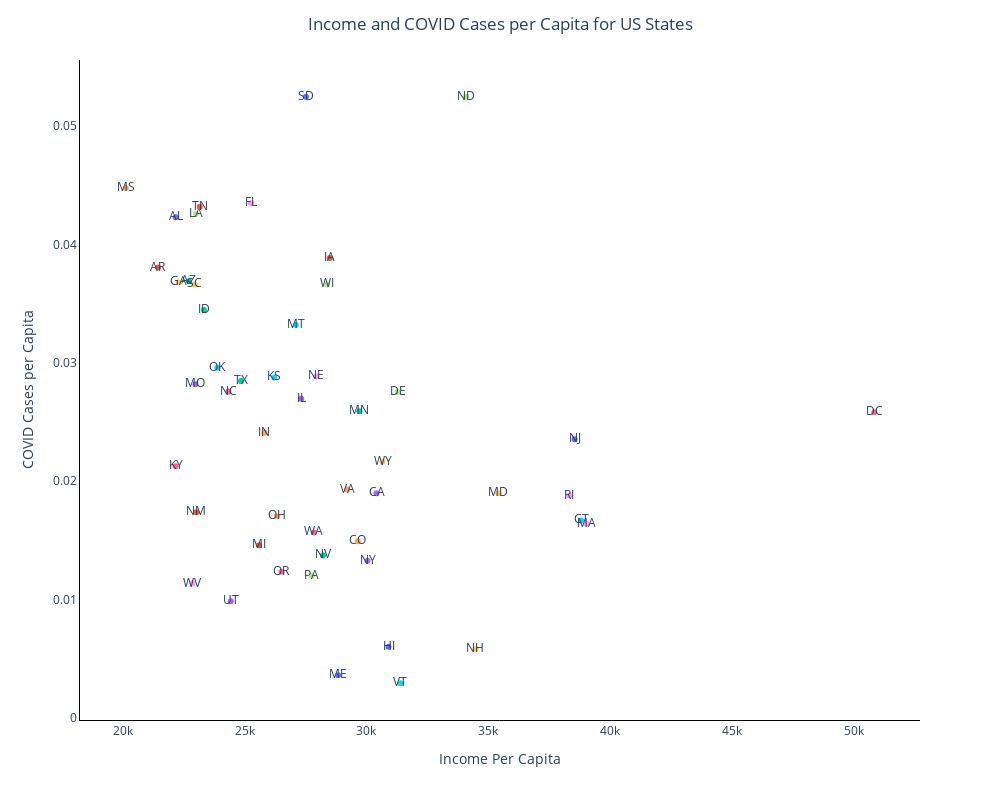

The notebook cell saved with this chart:
### Code cell
fig = px.scatter(states_only, x='Income Per Capita', y='COVID Cases per Capita', color='State', text='State'
                , width = 1000, height = 800)
fig.layout.update(title_text='Income and COVID Cases per Capita for US States', title_x = 0.5,
                  showlegend=False, plot_bgcolor = "rgba(0,0,0,0)"
                  , xaxis = dict(showgrid = True, visible = True, linecolor="black", )
                  , yaxis = dict(linecolor="black", showgrid=True, visible = True))
fig.show()

### Figure 1 — Plotly figure (JSON) as saved in the notebook; plotly's stock layout.template omitted (floating-point values rounded to 4 significant figures)
{"data": [{"hovertemplate": "State=%{text}<br>Income Per Capita=%{x}<br>COVID Cases per Capita=%{y}<extra></extra>", "legendgroup": "AL", "marker": {"color": "#636efa", "symbol": "circle"}, "mode": "markers+text", "name": "AL", "orientation": "v", "showlegend": true, "text": ["AL"], "type": "scatter", "x": [22180.0], "xaxis": "x", "y": [0.04229], "yaxis": "y"}, {"hovertemplate": "State=%{text}<br>Income Per Capita=%{x}<br>COVID Cases per Capita=%{y}<extra></extra>", "legendgroup": "AR", "marker": {"color": "#EF553B", "symbol": "circle"}, "mode": "markers+text", "name": "AR", "orientation": "v", "showlegend": true, "text": ["AR"], "type": "scatter", "x": [21450.0], "xaxis": "x", "y": [0.03805], "yaxis": "y"}, {"hovertemplate": "State=%{text}<br>Income Per Capita=%{x}<br>COVID Cases per Capita=%{y}<extra></extra>", "legendgroup": "AZ", "marker": {"color": "#00cc96", "symbol": "circle"}, "mode": "markers+text", "name": "AZ", "orientation": "v", "showlegend": true, "text": ["AZ"], "type": "scatter", "x": [22710.0], "xaxis": "x", "y": [0.03688], "yaxis": "y"}, {"hovertemplate": "State=%{text}<br>Income Per Capita=%{x}<br>COVID Cases per Capita=%{y}<extra></extra>", "legendgroup": "CA", "marker": {"color": "#ab63fa", "symbol": "circle"}, "mode": "markers+text", "name": "CA", "orientation": "v", "showlegend": true, "text": ["CA"], "type": "scatter", "x": [30420.0], "xaxis": "x", "y": [0.01898], "yaxis": "y"}, {"hovertemplate": "State=%{text}<br>Income Per Capita=%{x}<br>COVID Cases per Capita=%{y}<extra></extra>", "legendgroup": "CO", "marker": {"color": "#FFA15A", "symbol": "circle"}, "mode": "markers+text", "name": "CO", "orientation": "v", "showlegend": true, "text": ["CO"], "type": "scatter", "x": [29650.0], "xaxis": "x", "y": [0.01492], "yaxis": "y"}, {"hovertemplate": "State=%{text}<br>Income Per Capita=%{x}<br>COVID Cases per Capita=%{y}<extra></extra>", "legendgroup": "CT", "marker": {"color": "#19d3f3", "symbol": "circle"}, "mode": "markers+text", "name": "CT", "orientation": "v", "showlegend": true, "text": ["CT"], "type": "scatter", "x": [38810.0], "xaxis": "x", "y": [0.01668], "yaxis": "y"}, {"hovertemplate": "State=%{text}<br>Income Per Capita=%{x}<br>COVID Cases per Capita=%{y}<extra></extra>", "legendgroup": "DC", "marker": {"color": "#FF6692", "symbol": "circle"}, "mode": "markers+text", "name": "DC", "orientation": "v", "showlegend": true, "text": ["DC"], "type": "scatter", "x": [50832], "xaxis": "x", "y": [0.02583], "yaxis": "y"}, {"hovertemplate": "State=%{text}<br>Income Per Capita=%{x}<br>COVID Cases per Capita=%{y}<extra></extra>", "legendgroup": "DE", "marker": {"color": "#B6E880", "symbol": "circle"}, "mode": "markers+text", "name": "DE", "orientation": "v", "showlegend": true, "text": ["DE"], "type": "scatter", "x": [31280.0], "xaxis": "x", "y": [0.02754], "yaxis": "y"}, {"hovertemplate": "State=%{text}<br>Income Per Capita=%{x}<br>COVID Cases per Capita=%{y}<extra></extra>", "legendgroup": "FL", "marker": {"color": "#FF97FF", "symbol": "circle"}, "mode": "markers+text", "name": "FL", "orientation": "v", "showlegend": true, "text": ["FL"], "type": "scatter", "x": [25270.0], "xaxis": "x", "y": [0.04349], "yaxis": "y"}, {"hovertemplate": "State=%{text}<br>Income Per Capita=%{x}<br>COVID Cases per Capita=%{y}<extra></extra>", "legendgroup": "GA", "marker": {"color": "#FECB52", "symbol": "circle"}, "mode": "markers+text", "name": "GA", "orientation": "v", "showlegend": true, "text": ["GA"], "type": "scatter", "x": [22310.0], "xaxis": "x", "y": [0.0368], "yaxis": "y"}, {"hovertemplate": "State=%{text}<br>Income Per Capita=%{x}<br>COVID Cases per Capita=%{y}<extra></extra>", "legendgroup": "HI", "marker": {"color": "#636efa", "symbol": "circle"}, "mode": "markers+text", "name": "HI", "orientation": "v", "showlegend": true, "text": ["HI"], "type": "scatter", "x": [30910.0], "xaxis": "x", "y": [0.006012], "yaxis": "y"}, {"hovertemplate": "State=%{text}<br>Income Per Capita=%{x}<br>COVID Cases per Capita=%{y}<extra></extra>", "legendgroup": "IA", "marker": {"color": "#EF553B", "symbol": "circle"}, "mode": "markers+text", "name": "IA", "orientation": "v", "showlegend": true, "text": ["IA"], "type": "scatter", "x": [28500.0], "xaxis": "x", "y": [0.03886], "yaxis": "y"}, {"hovertemplate": "State=%{text}<br>Income Per Capita=%{x}<br>COVID Cases per Capita=%{y}<extra></extra>", "legendgroup": "ID", "marker": {"color": "#00cc96", "symbol": "circle"}, "mode": "markers+text", "name": "ID", "orientation": "v", "showlegend": true, "text": ["ID"], "type": "scatter", "x": [23335], "xaxis": "x", "y": [0.03447], "yaxis": "y"}, {"hovertemplate": "State=%{text}<br>Income Per Capita=%{x}<br>COVID Cases per Capita=%{y}<extra></extra>", "legendgroup": "IL", "marker": {"color": "#ab63fa", "symbol": "circle"}, "mode": "markers+text", "name": "IL", "orientation": "v", "showlegend": true, "text": ["IL"], "type": "scatter", "x": [27330.0], "xaxis": "x", "y": [0.02697], "yaxis": "y"}, {"hovertemplate": "State=%{text}<br>Income Per Capita=%{x}<br>COVID Cases per Capita=%{y}<extra></extra>", "legendgroup": "IN", "marker": {"color": "#FFA15A", "symbol": "circle"}, "mode": "markers+text", "name": "IN", "orientation": "v", "showlegend": true, "text": ["IN"], "type": "scatter", "x": [25820.0], "xaxis": "x", "y": [0.02409], "yaxis": "y"}, {"hovertemplate": "State=%{text}<br>Income Per Capita=%{x}<br>COVID Cases per Capita=%{y}<extra></extra>", "legendgroup": "KS", "marker": {"color": "#19d3f3", "symbol": "circle"}, "mode": "markers+text", "name": "KS", "orientation": "v", "showlegend": true, "text": ["KS"], "type": "scatter", "x": [26220.0], "xaxis": "x", "y": [0.02877], "yaxis": "y"}, {"hovertemplate": "State=%{text}<br>Income Per Capita=%{x}<br>COVID Cases per Capita=%{y}<extra></extra>", "legendgroup": "KY", "marker": {"color": "#FF6692", "symbol": "circle"}, "mode": "markers+text", "name": "KY", "orientation": "v", "showlegend": true, "text": ["KY"], "type": "scatter", "x": [22170.0], "xaxis": "x", "y": [0.02125], "yaxis": "y"}, {"hovertemplate": "State=%{text}<br>Income Per Capita=%{x}<br>COVID Cases per Capita=%{y}<extra></extra>", "legendgroup": "LA", "marker": {"color": "#B6E880", "symbol": "circle"}, "mode": "markers+text", "name": "LA", "orientation": "v", "showlegend": true, "text": ["LA"], "type": "scatter", "x": [23000.0], "xaxis": "x", "y": [0.04257], "yaxis": "y"}, {"hovertemplate": "State=%{text}<br>Income Per Capita=%{x}<br>COVID Cases per Capita=%{y}<extra></extra>", "legendgroup": "MA", "marker": {"color": "#FF97FF", "symbol": "circle"}, "mode": "markers+text", "name": "MA", "orientation": "v", "showlegend": true, "text": ["MA"], "type": "scatter", "x": [39030.0], "xaxis": "x", "y": [0.01639], "yaxis": "y"}, {"hovertemplate": "State=%{text}<br>Income Per Capita=%{x}<br>COVID Cases per Capita=%{y}<extra></extra>", "legendgroup": "MD", "marker": {"color": "#FECB52", "symbol": "circle"}, "mode": "markers+text", "name": "MD", "orientation": "v", "showlegend": true, "text": ["MD"], "type": "scatter", "x": [35420.0], "xaxis": "x", "y": [0.01899], "yaxis": "y"}, {"hovertemplate": "State=%{text}<br>Income Per Capita=%{x}<br>COVID Cases per Capita=%{y}<extra></extra>", "legendgroup": "ME", "marker": {"color": "#636efa", "symbol": "circle"}, "mode": "markers+text", "name": "ME", "orientation": "v", "showlegend": true, "text": ["ME"], "type": "scatter", "x": [28840.0], "xaxis": "x", "y": [0.003601], "yaxis": "y"}, {"hovertemplate": "State=%{text}<br>Income Per Capita=%{x}<br>COVID Cases per Capita=%{y}<extra></extra>", "legendgroup": "MI", "marker": {"color": "#EF553B", "symbol": "circle"}, "mode": "markers+text", "name": "MI", "orientation": "v", "showlegend": true, "text": ["MI"], "type": "scatter", "x": [25600.0], "xaxis": "x", "y": [0.01458], "yaxis": "y"}, {"hovertemplate": "State=%{text}<br>Income Per Capita=%{x}<br>COVID Cases per Capita=%{y}<extra></extra>", "legendgroup": "MN", "marker": {"color": "#00cc96", "symbol": "circle"}, "mode": "markers+text", "name": "MN", "orientation": "v", "showlegend": true, "text": ["MN"], "type": "scatter", "x": [29710.0], "xaxis": "x", "y": [0.0259], "yaxis": "y"}, {"hovertemplate": "State=%{text}<br>Income Per Capita=%{x}<br>COVID Cases per Capita=%{y}<extra></extra>", "legendgroup": "MO", "marker": {"color": "#ab63fa", "symbol": "circle"}, "mode": "markers+text", "name": "MO", "orientation": "v", "showlegend": true, "text": ["MO"], "type": "scatter", "x": [22990.0], "xaxis": "x", "y": [0.02819], "yaxis": "y"}, {"hovertemplate": "State=%{text}<br>Income Per Capita=%{x}<br>COVID Cases per Capita=%{y}<extra></extra>", "legendgroup": "MS", "marker": {"color": "#FFA15A", "symbol": "circle"}, "mode": "markers+text", "name": "MS", "orientation": "v", "showlegend": true, "text": ["MS"], "type": "scatter", "x": [20130.0], "xaxis": "x", "y": [0.04478], "yaxis": "y"}, {"hovertemplate": "State=%{text}<br>Income Per Capita=%{x}<br>COVID Cases per Capita=%{y}<extra></extra>", "legendgroup": "MT", "marker": {"color": "#19d3f3", "symbol": "circle"}, "mode": "markers+text", "name": "MT", "orientation": "v", "showlegend": true, "text": ["MT"], "type": "scatter", "x": [27100.0], "xaxis": "x", "y": [0.03319], "yaxis": "y"}, {"hovertemplate": "State=%{text}<br>Income Per Capita=%{x}<br>COVID Cases per Capita=%{y}<extra></extra>", "legendgroup": "NC", "marker": {"color": "#FF6692", "symbol": "circle"}, "mode": "markers+text", "name": "NC", "orientation": "v", "showlegend": true, "text": ["NC"], "type": "scatter", "x": [24340.0], "xaxis": "x", "y": [0.02757], "yaxis": "y"}, {"hovertemplate": "State=%{text}<br>Income Per Capita=%{x}<br>COVID Cases per Capita=%{y}<extra></extra>", "legendgroup": "ND", "marker": {"color": "#B6E880", "symbol": "circle"}, "mode": "markers+text", "name": "ND", "orientation": "v", "showlegend": true, "text": ["ND"], "type": "scatter", "x": [34080.0], "xaxis": "x", "y": [0.05247], "yaxis": "y"}, {"hovertemplate": "State=%{text}<br>Income Per Capita=%{x}<br>COVID Cases per Capita=%{y}<extra></extra>", "legendgroup": "NE", "marker": {"color": "#FF97FF", "symbol": "circle"}, "mode": "markers+text", "name": "NE", "orientation": "v", "showlegend": true, "text": ["NE"], "type": "scatter", "x": [27940.0], "xaxis": "x", "y": [0.02885], "yaxis": "y"}, {"hovertemplate": "State=%{text}<br>Income Per Capita=%{x}<br>COVID Cases per Capita=%{y}<extra></extra>", "legendgroup": "NH", "marker": {"color": "#FECB52", "symbol": "circle"}, "mode": "markers+text", "name": "NH", "orientation": "v", "showlegend": true, "text": ["NH"], "type": "scatter", "x": [34470.0], "xaxis": "x", "y": [0.005811], "yaxis": "y"}, {"hovertemplate": "State=%{text}<br>Income Per Capita=%{x}<br>COVID Cases per Capita=%{y}<extra></extra>", "legendgroup": "NJ", "marker": {"color": "#636efa", "symbol": "circle"}, "mode": "markers+text", "name": "NJ", "orientation": "v", "showlegend": true, "text": ["NJ"], "type": "scatter", "x": [38540.0], "xaxis": "x", "y": [0.02355], "yaxis": "y"}, {"hovertemplate": "State=%{text}<br>Income Per Capita=%{x}<br>COVID Cases per Capita=%{y}<extra></extra>", "legendgroup": "NM", "marker": {"color": "#EF553B", "symbol": "circle"}, "mode": "markers+text", "name": "NM", "orientation": "v", "showlegend": true, "text": ["NM"], "type": "scatter", "x": [23030.0], "xaxis": "x", "y": [0.01737], "yaxis": "y"}, {"hovertemplate": "State=%{text}<br>Income Per Capita=%{x}<br>COVID Cases per Capita=%{y}<extra></extra>", "legendgroup": "NV", "marker": {"color": "#00cc96", "symbol": "circle"}, "mode": "markers+text", "name": "NV", "orientation": "v", "showlegend": true, "text": ["NV"], "type": "scatter", "x": [28220.0], "xaxis": "x", "y": [0.01372], "yaxis": "y"}, {"hovertemplate": "State=%{text}<br>Income Per Capita=%{x}<br>COVID Cases per Capita=%{y}<extra></extra>", "legendgroup": "NY", "marker": {"color": "#ab63fa", "symbol": "circle"}, "mode": "markers+text", "name": "NY", "orientation": "v", "showlegend": true, "text": ["NY"], "type": "scatter", "x": [30050.0], "xaxis": "x", "y": [0.01327], "yaxis": "y"}, {"hovertemplate": "State=%{text}<br>Income Per Capita=%{x}<br>COVID Cases per Capita=%{y}<extra></extra>", "legendgroup": "OH", "marker": {"color": "#FFA15A", "symbol": "circle"}, "mode": "markers+text", "name": "OH", "orientation": "v", "showlegend": true, "text": ["OH"], "type": "scatter", "x": [26330.0], "xaxis": "x", "y": [0.01705], "yaxis": "y"}, {"hovertemplate": "State=%{text}<br>Income Per Capita=%{x}<br>COVID Cases per Capita=%{y}<extra></extra>", "legendgroup": "OK", "marker": {"color": "#19d3f3", "symbol": "circle"}, "mode": "markers+text", "name": "OK", "orientation": "v", "showlegend": true, "text": ["OK"], "type": "scatter", "x": [23890.0], "xaxis": "x", "y": [0.02958], "yaxis": "y"}, {"hovertemplate": "State=%{text}<br>Income Per Capita=%{x}<br>COVID Cases per Capita=%{y}<extra></extra>", "legendgroup": "OR", "marker": {"color": "#FF6692", "symbol": "circle"}, "mode": "markers+text", "name": "OR", "orientation": "v", "showlegend": true, "text": ["OR"], "type": "scatter", "x": [26510.0], "xaxis": "x", "y": [0.01235], "yaxis": "y"}, {"hovertemplate": "State=%{text}<br>Income Per Capita=%{x}<br>COVID Cases per Capita=%{y}<extra></extra>", "legendgroup": "PA", "marker": {"color": "#B6E880", "symbol": "circle"}, "mode": "markers+text", "name": "PA", "orientation": "v", "showlegend": true, "text": ["PA"], "type": "scatter", "x": [27760.0], "xaxis": "x", "y": [0.012], "yaxis": "y"}, {"hovertemplate": "State=%{text}<br>Income Per Capita=%{x}<br>COVID Cases per Capita=%{y}<extra></extra>", "legendgroup": "RI", "marker": {"color": "#FF97FF", "symbol": "circle"}, "mode": "markers+text", "name": "RI", "orientation": "v", "showlegend": true, "text": ["RI"], "type": "scatter", "x": [38330.0], "xaxis": "x", "y": [0.01878], "yaxis": "y"}, {"hovertemplate": "State=%{text}<br>Income Per Capita=%{x}<br>COVID Cases per Capita=%{y}<extra></extra>", "legendgroup": "SC", "marker": {"color": "#FECB52", "symbol": "circle"}, "mode": "markers+text", "name": "SC", "orientation": "v", "showlegend": true, "text": ["SC"], "type": "scatter", "x": [22960.0], "xaxis": "x", "y": [0.03662], "yaxis": "y"}, {"hovertemplate": "State=%{text}<br>Income Per Capita=%{x}<br>COVID Cases per Capita=%{y}<extra></extra>", "legendgroup": "SD", "marker": {"color": "#636efa", "symbol": "circle"}, "mode": "markers+text", "name": "SD", "orientation": "v", "showlegend": true, "text": ["SD"], "type": "scatter", "x": [27520.0], "xaxis": "x", "y": [0.05248], "yaxis": "y"}, {"hovertemplate": "State=%{text}<br>Income Per Capita=%{x}<br>COVID Cases per Capita=%{y}<extra></extra>", "legendgroup": "TN", "marker": {"color": "#EF553B", "symbol": "circle"}, "mode": "markers+text", "name": "TN", "orientation": "v", "showlegend": true, "text": ["TN"], "type": "scatter", "x": [23160.0], "xaxis": "x", "y": [0.04319], "yaxis": "y"}, {"hovertemplate": "State=%{text}<br>Income Per Capita=%{x}<br>COVID Cases per Capita=%{y}<extra></extra>", "legendgroup": "TX", "marker": {"color": "#00cc96", "symbol": "circle"}, "mode": "markers+text", "name": "TX", "orientation": "v", "showlegend": true, "text": ["TX"], "type": "scatter", "x": [24860.0], "xaxis": "x", "y": [0.02847], "yaxis": "y"}, {"hovertemplate": "State=%{text}<br>Income Per Capita=%{x}<br>COVID Cases per Capita=%{y}<extra></extra>", "legendgroup": "UT", "marker": {"color": "#ab63fa", "symbol": "circle"}, "mode": "markers+text", "name": "UT", "orientation": "v", "showlegend": true, "text": ["UT"], "type": "scatter", "x": [24430.0], "xaxis": "x", "y": [0.009843], "yaxis": "y"}, {"hovertemplate": "State=%{text}<br>Income Per Capita=%{x}<br>COVID Cases per Capita=%{y}<extra></extra>", "legendgroup": "VA", "marker": {"color": "#FFA15A", "symbol": "circle"}, "mode": "markers+text", "name": "VA", "orientation": "v", "showlegend": true, "text": ["VA"], "type": "scatter", "x": [29220.0], "xaxis": "x", "y": [0.0193], "yaxis": "y"}, {"hovertemplate": "State=%{text}<br>Income Per Capita=%{x}<br>COVID Cases per Capita=%{y}<extra></extra>", "legendgroup": "VT", "marker": {"color": "#19d3f3", "symbol": "circle"}, "mode": "markers+text", "name": "VT", "orientation": "v", "showlegend": true, "text": ["VT"], "type": "scatter", "x": [31390.0], "xaxis": "x", "y": [0.002926], "yaxis": "y"}, {"hovertemplate": "State=%{text}<br>Income Per Capita=%{x}<br>COVID Cases per Capita=%{y}<extra></extra>", "legendgroup": "WA", "marker": {"color": "#FF6692", "symbol": "circle"}, "mode": "markers+text", "name": "WA", "orientation": "v", "showlegend": true, "text": ["WA"], "type": "scatter", "x": [27840.0], "xaxis": "x", "y": [0.01567], "yaxis": "y"}, {"hovertemplate": "State=%{text}<br>Income Per Capita=%{x}<br>COVID Cases per Capita=%{y}<extra></extra>", "legendgroup": "WI", "marker": {"color": "#B6E880", "symbol": "circle"}, "mode": "markers+text", "name": "WI", "orientation": "v", "showlegend": true, "text": ["WI"], "type": "scatter", "x": [28390.0], "xaxis": "x", "y": [0.03663], "yaxis": "y"}, {"hovertemplate": "State=%{text}<br>Income Per Capita=%{x}<br>COVID Cases per Capita=%{y}<extra></extra>", "legendgroup": "WV", "marker": {"color": "#FF97FF", "symbol": "circle"}, "mode": "markers+text", "name": "WV", "orientation": "v", "showlegend": true, "text": ["WV"], "type": "scatter", "x": [22860.0], "xaxis": "x", "y": [0.01135], "yaxis": "y"}, {"hovertemplate": "State=%{text}<br>Income Per Capita=%{x}<br>COVID Cases per Capita=%{y}<extra></extra>", "legendgroup": "WY", "marker": {"color": "#FECB52", "symbol": "circle"}, "mode": "markers+text", "name": "WY", "orientation": "v", "showlegend": true, "text": ["WY"], "type": "scatter", "x": [30670.0], "xaxis": "x", "y": [0.02164], "yaxis": "y"}], "layout": {"height": 800, "legend": {"title": {"text": "State"}, "tracegroupgap": 0}, "margin": {"t": 60}, "plot_bgcolor": "rgba(0,0,0,0)", "showlegend": false, "title": {"text": "Income and COVID Cases per Capita for US States", "x": 0.5}, "width": 1000, "xaxis": {"anchor": "y", "domain": [0, 1], "linecolor": "black", "showgrid": true, "title": {"text": "Income Per Capita"}, "visible": true}, "yaxis": {"anchor": "x", "domain": [0, 1], "linecolor": "black", "showgrid": true, "title": {"text": "COVID Cases per Capita"}, "visible": true}}}
